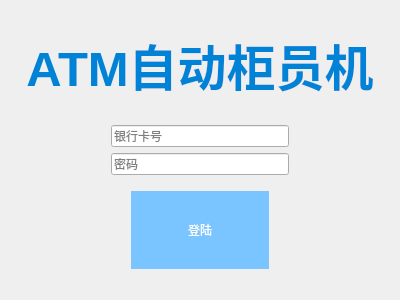
<?xml version="1.0" encoding="UTF-8"?>
<ui version="4.0">
 <class>LoginWidget</class>
 <widget class="QWidget" name="LoginWidget">
  <property name="geometry">
   <rect>
    <x>0</x>
    <y>0</y>
    <width>400</width>
    <height>300</height>
   </rect>
  </property>
  <property name="windowTitle">
   <string>Form</string>
  </property>
  <property name="styleSheet">
   <string notr="true"/>
  </property>
  <layout class="QVBoxLayout" name="verticalLayout" stretch="1,1,1">
   <item>
    <layout class="QHBoxLayout" name="horizontalLayout" stretch="0">
     <item>
      <widget class="QLabel" name="label">
       <property name="font">
        <font>
         <pointsize>37</pointsize>
         <italic>false</italic>
         <bold>true</bold>
         <underline>false</underline>
        </font>
       </property>
       <property name="styleSheet">
        <string notr="true">QLabel {
color: #0082d6;
}</string>
       </property>
       <property name="lineWidth">
        <number>1</number>
       </property>
       <property name="text">
        <string>ATM自动柜员机</string>
       </property>
       <property name="textFormat">
        <enum>Qt::AutoText</enum>
       </property>
       <property name="scaledContents">
        <bool>false</bool>
       </property>
       <property name="alignment">
        <set>Qt::AlignCenter</set>
       </property>
       <property name="wordWrap">
        <bool>false</bool>
       </property>
       <property name="indent">
        <number>-1</number>
       </property>
      </widget>
     </item>
    </layout>
   </item>
   <item>
    <layout class="QVBoxLayout" name="verticalLayout_2">
     <property name="leftMargin">
      <number>100</number>
     </property>
     <property name="rightMargin">
      <number>100</number>
     </property>
     <item>
      <widget class="QLineEdit" name="numberLine">
       <property name="inputMethodHints">
        <set>Qt::ImhNone</set>
       </property>
       <property name="inputMask">
        <string/>
       </property>
       <property name="placeholderText">
        <string>银行卡号</string>
       </property>
      </widget>
     </item>
     <item>
      <widget class="QLineEdit" name="passwordLine">
       <property name="styleSheet">
        <string notr="true"/>
       </property>
       <property name="inputMask">
        <string/>
       </property>
       <property name="echoMode">
        <enum>QLineEdit::Password</enum>
       </property>
       <property name="placeholderText">
        <string>密码</string>
       </property>
      </widget>
     </item>
    </layout>
   </item>
   <item>
    <layout class="QHBoxLayout" name="horizontalLayout_2">
     <property name="leftMargin">
      <number>120</number>
     </property>
     <property name="topMargin">
      <number>10</number>
     </property>
     <property name="rightMargin">
      <number>120</number>
     </property>
     <property name="bottomMargin">
      <number>20</number>
     </property>
     <item>
      <widget class="QPushButton" name="loginButton">
       <property name="sizePolicy">
        <sizepolicy hsizetype="Minimum" vsizetype="Minimum">
         <horstretch>0</horstretch>
         <verstretch>0</verstretch>
        </sizepolicy>
       </property>
       <property name="styleSheet">
        <string notr="true">QPushButton {
    background-color: #7ac4ff; /* 背景颜色 */
    border: none;              /* 去掉边框 */
    color: white;              /* 文本颜色 */
}

QPushButton:hover {
    background-color: #336699; /* 鼠标悬停时背景颜色 */
}

</string>
       </property>
       <property name="text">
        <string>登陆</string>
       </property>
      </widget>
     </item>
    </layout>
   </item>
  </layout>
 </widget>
 <resources/>
 <connections/>
</ui>
